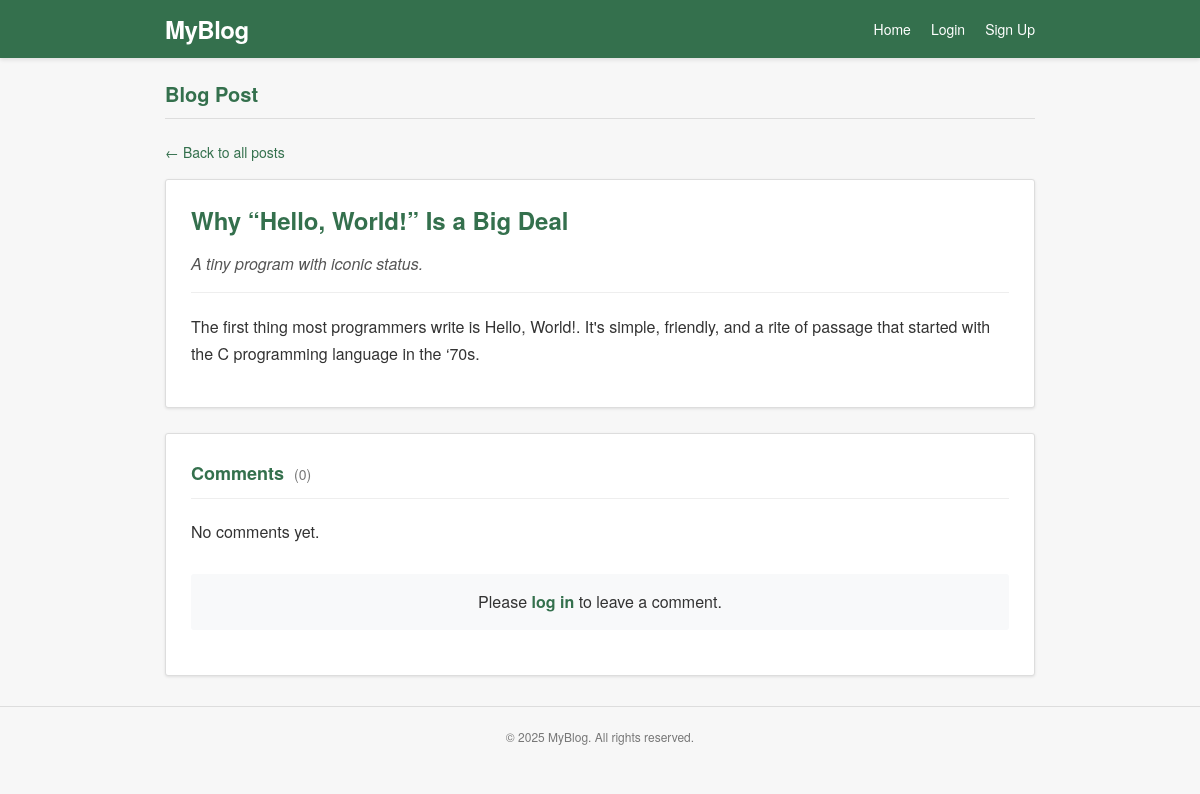
Page /8/ on the earlier database version.
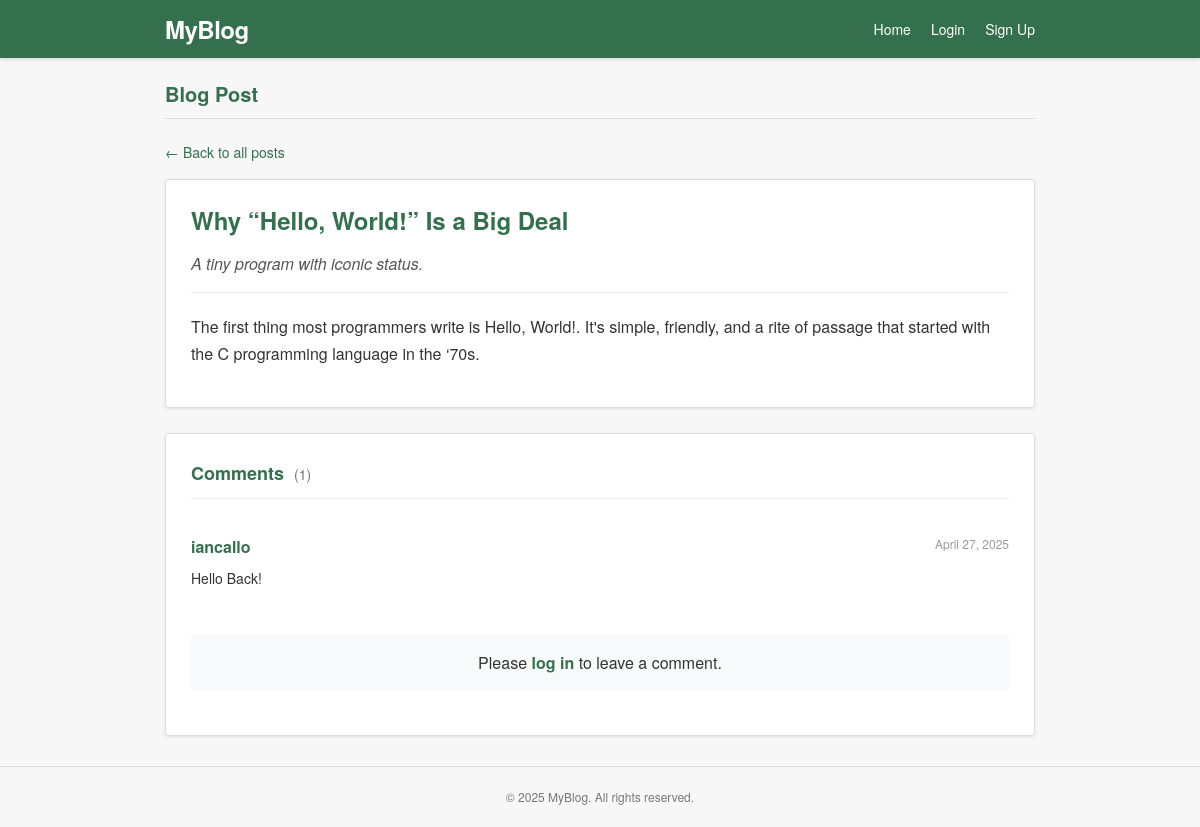
Same page on the later database version.
### posts/models.py (models this page shows, shortened)
class Comment(models.Model):
    post = models.ForeignKey(Post, on_delete=models.CASCADE, related_name='comments')
    author = models.ForeignKey(User, on_delete=models.CASCADE, related_name='comments', null=True, blank=True)
    author_name = models.CharField(max_length=100)
    author_email_hash = models.CharField(max_length=128)  # Make hash field required
    content = models.TextField()
    created_at = models.DateTimeField(auto_now_add=True)
    class Meta:
        ordering = ['created_at']

### posts/views.py (the view)
# urls.py: path("<int:pk>/", PostDetailView.as_view(), name="post_detail"),
class PostDetailView(DetailView):
    model = Post
    template_name = "posts/post_detail.html"
    def get_context_data(self, **kwargs):
        context = super().get_context_data(**kwargs)
        context['comments'] = self.object.comments.all()
        return context

### posts/templates/posts/post_detail.html (shortened to what this page needs)
<!DOCTYPE html>
<html lang="en">
<head>
</head>
<body>
    <header class="header">
        <div class="header-container">
            <div class="logo"><a href="{% url 'post_list' %}">MyBlog</a></div>
            <div class="nav-links">
                <a href="{% url 'post_list' %}" class="nav-link">Home</a>
                {% if user.is_authenticated %}
                    <a href="{% url 'logout' %}" class="nav-link">Logout ({{ user.username }})</a>
                {% else %}
                    <a href="{% url 'login' %}" class="nav-link">Login</a>
                    <a href="{% url 'signup' %}" class="nav-link">Sign Up</a>
                {% endif %}
            </div>
        </div>
    </header>
    <main class="container">
        <h1 class="page-title">Blog Post</h1>
        <a href="{% url 'post_list' %}" class="back-link">← Back to all posts</a>
        <article class="post-detail">
            <h2 class="post-title">{{ object.title }}</h2>
            <p class="post-description">{{ object.description }}</p>
            <div class="post-content">{{ object.content|linebreaks }}</div>
        </article>
        <section class="comments-section">
            <h3 class="comments-title">Comments <span class="comment-count">({{ comments|length }})</span></h3>
            <div class="comment-list">
                {% for comment in comments %}
                    <div class="comment">
                        <div class="comment-header">
                            <span class="comment-author">{{ comment.author_name }}</span>
                            <span class="comment-date">{{ comment.created_at|date:"F d, Y" }}</span>
                        </div>
                        <div class="comment-body">{{ comment.content }}</div>
                    </div>
                {% empty %}
                    <p>No comments yet.</p>
                {% endfor %}
            </div>
            {% if user.is_authenticated %}
                <h4 class="comment-form-title">Add a Comment</h4>
                <form class="comment-form" method="post" action="{% url 'add_comment' post.pk %}">
                    {% csrf_token %}
                    <div class="form-group">
                        <label class="form-label" for="content">Comment</label>
                        <textarea class="form-textarea" id="content" name="content" required></textarea>
                    </div>
                    <button type="submit" class="form-submit">Submit Comment</button>
                </form>
            {% else %}
                <div class="login-to-comment">
                    <p>Please <a href="{% url 'login' %}">log in</a> to leave a comment.</p>
                </div>
            {% endif %}
        </section>
    </main>
    <footer class="footer">
        <p>© {% now "Y" %} MyBlog. All rights reserved.</p>
    </footer>
</body>
</html>

Differences in the rows shown:
added Comment: author_name "iancallo", created_at "April 27, 2025", content "Hello Back!"
Other differences:
{{ comments|length }}: "0" → "1"
text no longer shown: "No comments yet."
